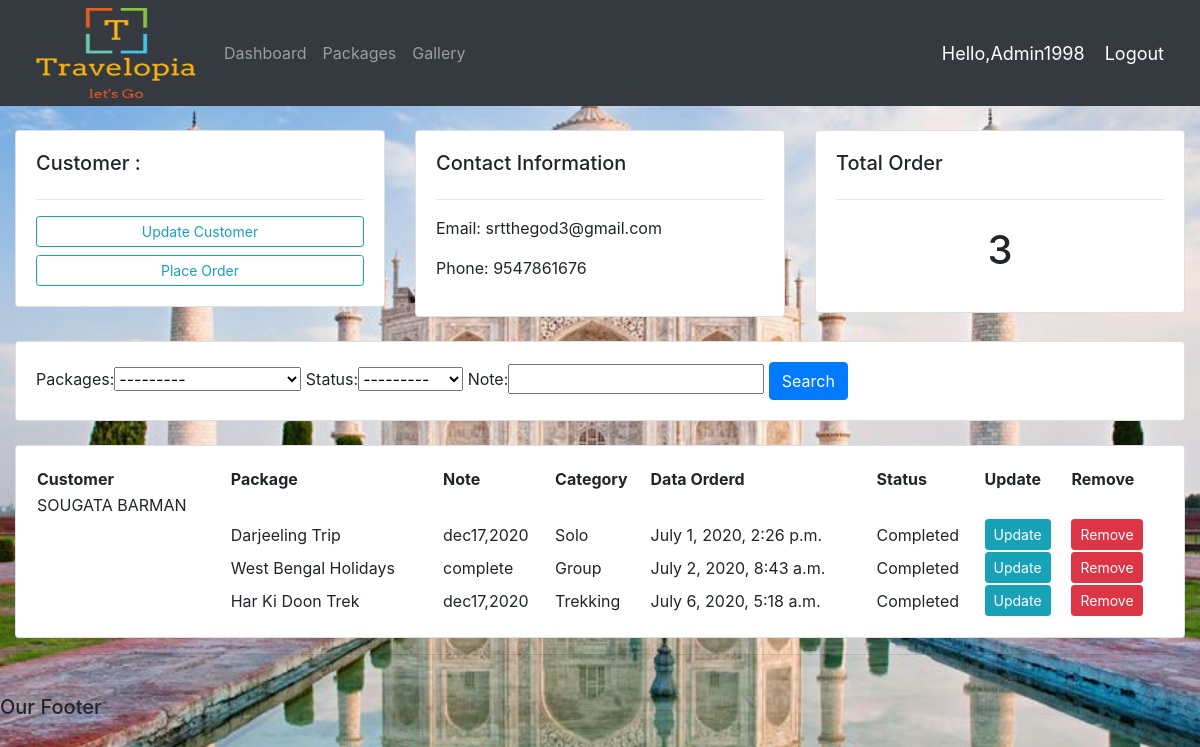
The app's page /customer/1/ (signed in) with its own data.
### Travelapp/models.py (models this page shows, shortened)
class Customer(models.Model):
	name = models.CharField(max_length=200,null = True)
	phone = models.CharField(max_length=200,null=True)
	email = models.CharField(max_length=200,null=True)
	date_created = models.DateTimeField(auto_now_add=True,null=True)

class Order(models.Model):
	STATUS = (
		('Completed','Completed'),
		('Tripping','Tripping'),
		('Pending','Pending')
		)
	customer = models.ForeignKey(Customer,null=True,on_delete=models.SET_NULL)
	packages = models.ForeignKey(Packages,null=True,on_delete=models.SET_NULL)
	date_created = models.DateTimeField(auto_now_add=True,null=True)
	status = models.CharField(max_length=200,null=True,choices = STATUS)
	note = models.CharField(max_length=1000,null=True)

class Packages(models.Model):
	CATEGORY = (
			('Group','Group'),
			('Solo','Solo'),
			('Trekking','Trekking')
		)
	pack_name = models.CharField(max_length=200,null=True)
	tripduration = models.CharField(max_length=200,null=True)
	destination = models.CharField(max_length=1000,null=True)
	price = models.FloatField(null=True)
	date_created = models.DateTimeField(auto_now_add= True,null=True)
	category = models.CharField(max_length=200,null=True,choices = CATEGORY)
	tags=models.ManyToManyField(Tag)
	def __str__(self):
		return self.pack_name

### Travelapp/views.py (the view)
# urls.py: path('customer/<str:pk>/',views.customer,name="customer"),
@login_required(login_url = 'login')
def customer(request,pk):
	customer= Customer.objects.get(id=pk)
	orders=customer.order_set.all()
	total_orders=orders.count()
	myFilter = OrderFilter(request.GET,queryset=orders)
	orders = myFilter.qs
	context = {'customer' : customer , 'orders' : orders , 'total_orders' : total_orders, 'myFilter' : myFilter }
	return render(request,'pages/customer.html',context)

### Travelapp/templates/pages/customer.html
{% extends 'pages/main.html' %}
{% block content %}
	<br>
<div class="row">
	<div class="col-md">
		<div class="card card-body">
			<h5>Customer : </h5>
			<hr>
			<a class="btn btn-outline-info btn-sm btn-block" href="{% url 'update_customer' customer.id %}">Update Customer</a>
			<a class = "btn btn-outline-info btn-sm btn-block" href="{% url 'create_order' customer.id %}">Place Order</a>
		</div>
	</div>
	<div class="col-md">
		<div class="card card-body">
			<h5>Contact Information</h5>
			<hr>
			<p>Email: {{customer.email}} </p>
			<p>Phone: {{customer.phone}} </p>
		</div>
	</div>
	<div class="col-md">
		<div class="card card-body">
			<h5>Total Order</h5>
			<hr>
			<h1 style="text-align: center;padding: 10px">{{total_orders}}</h1>
		</div>
	</div>
</div>
<br>
<div class="row">
	<div class="col">
		<div class="card card-body">
			<form>
				{{myFilter.form}}
				<button class="btn btn-primary" type="submit">Search</button>
			</form>
		</div>
	</div>
</div>
<br>
<div class="row">
	<div class="col-md">
		<div class="card card-body">
			<table>
				<tr>
					<th>Customer</th>
					<th>Package</th>
					<th>Note</th>
					<th>Category</th>
					<th>Data Orderd</th>
					<th>Status</th>
					<th>Update</th>
					<th>Remove</th>
				</tr>
				<tr>
					<td>{{customer.name}}</td>
				</tr>
				{% for order in orders %}
					<tr>
						<td></td>
						<td>{{order.packages}}</td>
						<td>{{order.note}}</td>
						<td>{{order.packages.category}}</td>
						<td>{{order.date_created}}</td>
						<td>{{order.status}}</td>
						<td><a class="btn btn-sm btn-info" href="{% url 'update_order' order.id %}">Update</a></td>
						<td><a class="btn btn-sm btn-danger" href="{% url 'delete_order' order.id %}">Remove</a></td>
					</tr>
					{% endfor %}
			</table>
		</div>
	</div>
</div>
{% endblock %}

### Travelapp/templates/pages/navbar.html (shortened to what this page needs)
{% load static%}
<nav class="navbar navbar-expand-lg navbar-dark bg-dark">
  <img width="200px" height="90px" src="{% static '/images/Travelopia.jpg' %}">
  <div class="collapse navbar-collapse" id="navbarNav">
    <ul class="navbar-nav">
      <li class="nav-item">
        <a class="nav-link" href="{% url 'home' %}">Dashboard</a>
      </li>
      <li class="nav-item">
        <a class="nav-link" href="{% url 'packages' %}">Packages</a>
      </li>
      <li class="nav-item">
        <a class="nav-link" href="{% url 'gallery' %}">Gallery</a>
      </li>
    </ul>
  </div>
  <span class="hello-msg">Hello,{{request.user}}</span>
  <span><a class="hello-msg" href="{% url 'logout' %}">Logout</a></span>
</nav>

### static/css/main.css (style rules this page uses)
body { background-image: url(tajmahal.jpg); background-size: cover; background-repeat: no-repeat; }

### Travelapp/templates/pages/navbar.html (style rules this page uses)
.hello-msg { font-size: 18px; color: #fff; margin-right: 20px; }

### records on screen
Customer: email "srtthegod3@gmail.com", phone "9547861676", name "SOUGATA BARMAN"
Order: packages "Darjeeling Trip", note "dec17,2020", packages.category "Solo", date_created "July 1, 2020, 2:26 p.m.", status "Completed"
Order: packages "West Bengal Holidays", note "complete", packages.category "Group", date_created "July 2, 2020, 8:43 a.m.", status "Completed"
Order: packages "Har Ki Doon Trek", note "dec17,2020", packages.category "Trekking", date_created "July 6, 2020, 5:18 a.m.", status "Completed"

### other values on screen
{{ request.user }} "Admin1998"
{{ total_orders }} "3"
